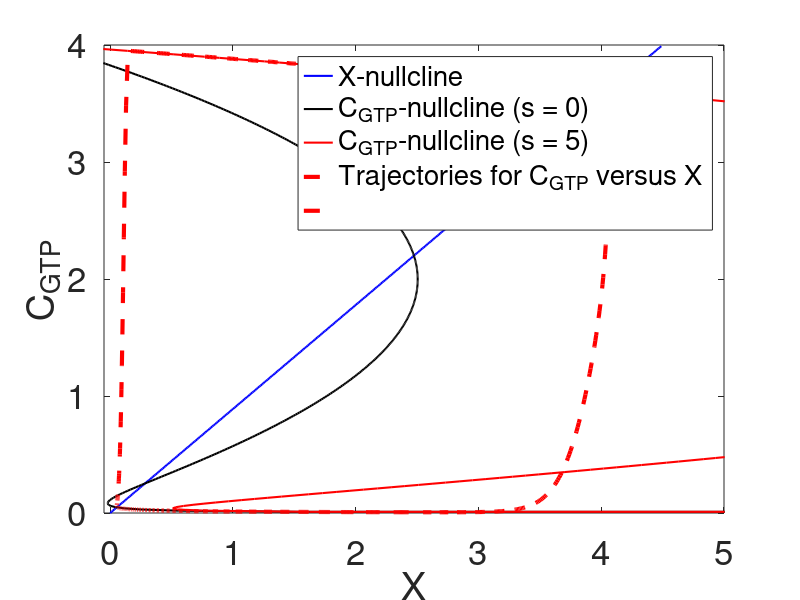
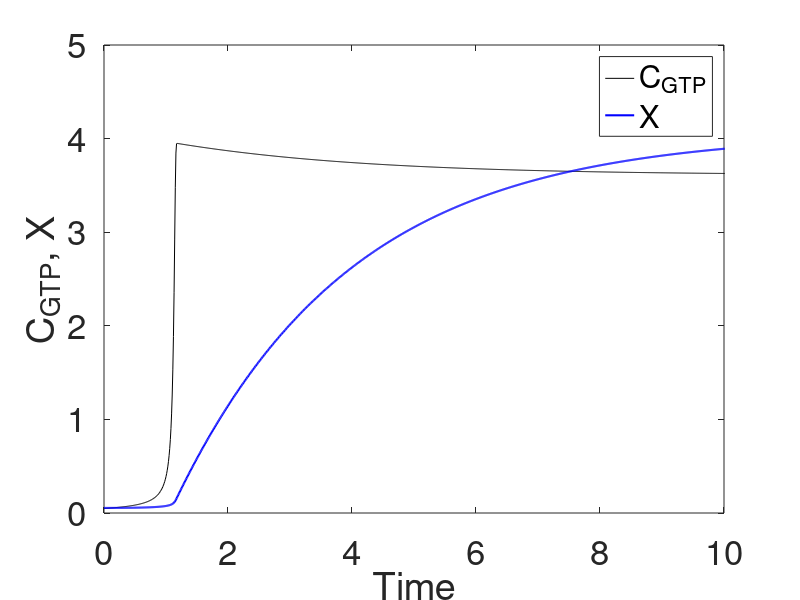
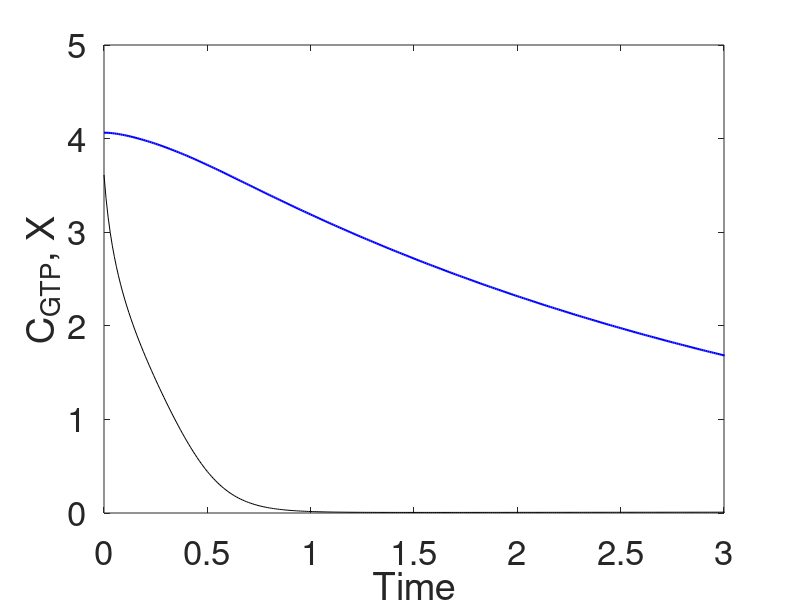
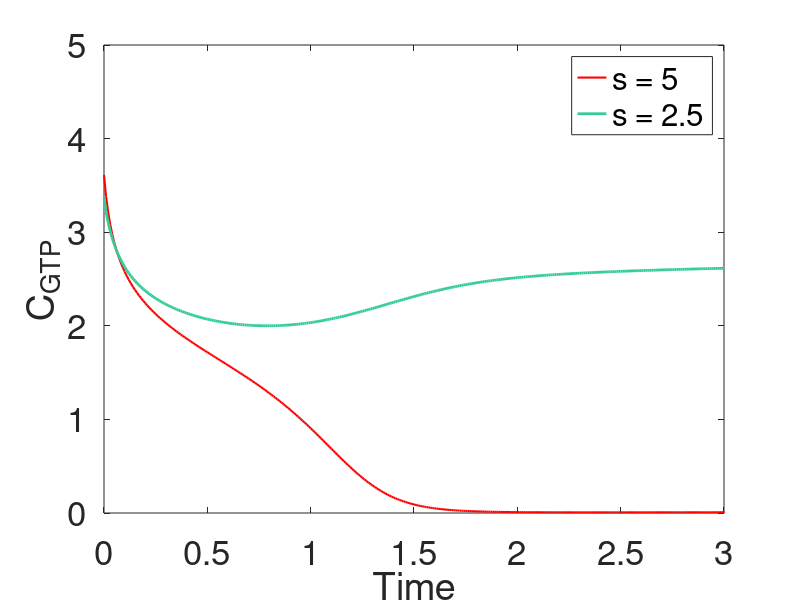

The MATLAB source for these figures, in order:
%Written by Tim Elston and modified by Kaiyun Guan
%Model of a bistable system with fast positive feedback and slow negative feedback. 
%Signal affects positive feedback

clear all; close all;

%Set parameter values
k0 = .01;
k1 = 1.5; 
k2 = 1; 
k3 = 2; 

ep = .4;
k4 = ep*0.9;
a2 = ep*.8;

sh = 5;  %high signal
si = 2.5; %intermediate signal
sl = 0.5;  %low signal

% spatial discretization
UT = 4;
xvals = [0.00001:.01:UT];

%compute nulclines with no signal
x_nc = k4/a2*xvals;
u_nc = 1/k3*(((k0+k1*xvals.^2).*(UT-xvals))./xvals - k2);

% Figure 3A
figure(1)
clf 
plot(x_nc,xvals,'-b','linewidth',1.5)
hold on 
plot(u_nc,xvals,'-k','linewidth',1.5)
axis([0 5 0 UT])
xlabel('X')
ylabel('C_{GTP}')
set(gca,'fontsize',25)

%compute nulclines with high signal
s = sh;
k1_s = k1+s;
xh_nc = k4/a2*xvals;
uh_nc = 1/k3*(((k0+k1_s*xvals.^2).*(UT-xvals))./xvals - k2);

figure(1)
plot(uh_nc,xvals,'-r','linewidth',1.5); xlim([-0.05,5])

%compute nulclines with low signal
s = sl;
k1_s = k1+s;
xl_nc = k4/a2*xvals;
ul_nc = 1/k3*(((k0+k1_s*xvals.^2).*(UT-xvals))./xvals - k2);


dt = .01;  %time step
nits = 30000; %number of time steps
tout = [0:dt:nits*dt];  %time points 

%Run the equations to steady state with no signal
%initial conditions. Vary x1 to investigate bistability. 

x1 = 0; 
x2 = (k4/a2)*x1;
for i = 1:nits
   x1_n = x1 + dt*((k0 + k1*x1.^2 ).* (UT-x1) - (k2+k3*x2)*x1);
   x2_n = x2 + dt*(k4*x1 - a2*x2);
   x1 = x1_n;
   x2 = x2_n;
end

%Turn signal to high
s = sh;
k1_s = k1+s;
%output vectors
x1out = zeros(1, nits+1);
x2out = zeros(1, nits+1);

x1out(1) = x1;
x2out(1) = x2;

%iterate equations: Euler method. 
for i = 1:nits
   x1_n = x1 + dt*((k0 + k1_s*x1.^2 ).* (UT-x1) - (k2+k3*x2)*x1);
   x2_n = x2 + dt*(k4*x1 - a2*x2);
   x1 = x1_n;
   x2 = x2_n;
   
   x1out(i+1) = x1;
   x2out(i+1) = x2;
end 

x1h = x1;
x2h = x2;

% Figure 3B
figure(2)
clf
plot(tout, x1out,'-k',tout,x2out,'-b','linewidth',1.5)
axis([0 10 0 5])
%hold on 
%title('Turn on high signal')
ylabel('C_{GTP}, X')
xlabel('Time')
legend('C_{GTP}','X')
set(gca,'fontsize',25)

figure(1)
plot(x2out,x1out,'--r','LineWidth',3)
set(gca,'fontsize',25)

%remove signal
s = 0;
k1_s = k1+s;

x1out(1) = x1h;
x2out(1) = x2h;

for i = 1:nits
   x1_n = x1 + dt*((k0 + k1_s*x1.^2 ).* (UT-x1) - (k2+k3*x2)*x1);
   x2_n = x2 + dt*(k4*x1 - a2*x2);
   x1 = x1_n;
   x2 = x2_n;
   
   x1out(i+1) = x1;
   x2out(i+1) = x2;
end 
% Figure 3C
figure(3)
plot(tout, x1out,'-k',tout,x2out,'-b','linewidth',1.5)
axis([0 3 0 5])
%title('Turn off high signal')
ylabel('C_{GTP}, X')
xlabel('Time')
set(gca,'fontsize',25)

%title('Turn off signal')
ylabel('C_{GTP}, X')
xlabel('Time')

figure(1)
plot(x2out,x1out,'--r','LineWidth',3)
legend({'X-nullcline','C_{GTP}-nullcline (s = 0)','C_{GTP}-nullcline (s = 5)','Trajectories for C_{GTP} versus X',''},'fontsize',20)

%Drop to low signal.
s = sl;
k1_s = k1+s;

x1 = x1h;
x2 = x2h;

x1out(1) = x1h;
x2out(1) = x2h;


for i = 1:nits
   x1_n = x1 + dt*((k0 + k1_s*x1.^2 ).* (UT-x1) - (k2+k3*x2)*x1);
   x2_n = x2 + dt*(k4*x1 - a2*x2);
   x1 = x1_n;
   x2 = x2_n;
   x1out(i+1) = x1;
   x2out(i+1) = x2;
end 
% Figure 3D
figure(4)
clf
plot(tout, x1out,'-r','linewidth',1.5)
axis([0 3 0 5])
hold on
ylabel('C_{GTP}')
xlabel('Time')
set(gca,'fontsize',25)


%Start with intermediate signal.
s = si;
k1_s = k1+s;

x1 = x1h;
x2 = x2h;
x1out(1) = x1;
x2out(1) = x2;

for i = 1:nits
   x1_n = x1 + dt*((k0 + k1_s*x1.^2 ).* (UT-x1) - (k2+k3*x2)*x1);
   x2_n = x2 + dt*(k4*x1 - a2*x2);
   x1 = x1_n;
   x2 = x2_n;
   
   x1out(i+1) = x1;
   x2out(i+1) = x2;
end 

x1_i = x1;
x2_i = x2;

%Drop from intermediate to low signal.
s = sl;
k1_s = k1+s;

x1 = x1_i;
x2 = x2_i;
x1out(1) = x1;
x2out(1) = x2;

for i = 1:nits
   x1_n = x1 + dt*((k0 + k1_s*x1.^2 ).* (UT-x1) - (k2+k3*x2)*x1);
   x2_n = x2 + dt*(k4*x1 - a2*x2);
   x1 = x1_n;
   x2 = x2_n;
   
   x1out(i+1) = x1;
   x2out(i+1) = x2;
end 
figure(4)
plot(tout, x1out,'color',[0.2 0.8 0.6],'LineWidth',2)
legend('s = 5','s = 2.5')
